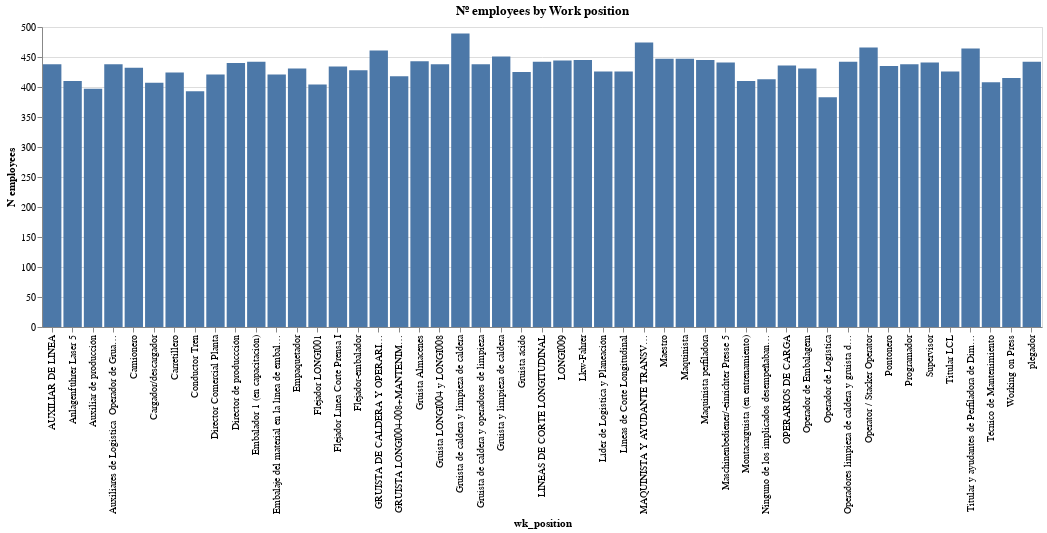

Notebook code for this chart:
### Markdown cell above
On the chart below we can see the work position are pretty uniform in relation to the nº of employees.

### Code cell
alt.Chart(n_employees, title="Nº employees by Work position").mark_bar().encode( 
    y = 'N employees',
    x ='wk_position',
     ).properties(
    width=1000,
    height=300
)

### Figure 1 — Vega-Lite specification as saved in the notebook (floating-point values rounded to 4 significant figures)
{"config": {"view": {"continuousWidth": 400, "continuousHeight": 300}}, "data": {"name": "data-a9e0c9910afc5da8505163abd05795fc"}, "mark": "bar", "encoding": {"x": {"type": "nominal", "field": "wk_position"}, "y": {"type": "quantitative", "field": "N employees"}}, "height": 300, "title": "Nº employees by Work position", "width": 1000, "$schema": "https://vega.github.io/schema/vega-lite/v4.8.1.json", "datasets": {"data-a9e0c9910afc5da8505163abd05795fc": [{"wk_position": "Gruista de caldera y limpieza de caldera", "N employees": 489, "Training hours": 398300.0}, {"wk_position": "MAQUINISTA Y AYUDANTE TRANSVERSAL 4", "N employees": 474, "Training hours": 435500.0}, {"wk_position": "Operator / Stacker Operator", "N employees": 466, "Training hours": 426300.0}, {"wk_position": "Titular y ayudantes de Perfiladora de Dimeco Perfi012", "N employees": 464, "Training hours": 402700.0}, {"wk_position": "GRUISTA DE CALDERA Y OPERARIOS DE LIMPIEZA", "N employees": 461, "Training hours": 423500.0}, {"wk_position": "Gruista y limpieza de caldera", "N employees": 451, "Training hours": 385400.0}, {"wk_position": "Maquinista", "N employees": 447, "Training hours": 399900.0}, {"wk_position": "Maestro", "N employees": 447, "Training hours": 388300.0}, {"wk_position": "Maquinista perfiladora", "N employees": 445, "Training hours": 377200.0}, {"wk_position": "Lkw-Fahrer", "N employees": 445, "Training hours": 372100.0}, {"wk_position": "LONGI009", "N employees": 444, "Training hours": 376500.0}, {"wk_position": "Gruista Almacenes", "N employees": 443, "Training hours": 392800.0}, {"wk_position": "LINEAS DE CORTE LONGITUDINAL", "N employees": 442, "Training hours": 367700.0}, {"wk_position": "Operadores limpieza de caldera y gruista de caldera", "N employees": 442, "Training hours": 407100.0}, {"wk_position": "plegador", "N employees": 442, "Training hours": 394600.0}, {"wk_position": "Embalador 1 (en capacitación)", "N employees": 442, "Training hours": 408800.0}, {"wk_position": "Supervisor", "N employees": 441, "Training hours": 393900.0}, {"wk_position": "Maschinenbediener/-einrichter Presse 5", "N employees": 441, "Training hours": 415700.0}, {"wk_position": "Director de produccción", "N employees": 440, "Training hours": 366400.0}, {"wk_position": "AUXILIAR DE LINEA", "N employees": 438, "Training hours": 397600.0}, {"wk_position": "Programador", "N employees": 438, "Training hours": 371100.0}, {"wk_position": "Gruista LONGI004 y LONGI008", "N employees": 438, "Training hours": 391900.0}, {"wk_position": "Gruista de caldera y operadores de limpieza", "N employees": 438, "Training hours": 386700.0}, {"wk_position": "Auxiliares de Logistica\r\nOperador de Grua Telescopica", "N employees": 438, "Training hours": 378100.0}, {"wk_position": "OPERARIOS DE CARGA", "N employees": 436, "Training hours": 312400.0}, {"wk_position": "Pontonero", "N employees": 435, "Training hours": 376500.0}, {"wk_position": "Flejador Línea Corte Prensa I", "N employees": 434, "Training hours": 366900.0}, {"wk_position": "Camionero", "N employees": 432, "Training hours": 360200.0}, {"wk_position": "Empaquetador", "N employees": 431, "Training hours": 355100.0}, {"wk_position": "Operador de Embalagem", "N employees": 431, "Training hours": 392700.0}, {"wk_position": "Flejador-embalador", "N employees": 428, "Training hours": 361000.0}, {"wk_position": "Líneas de Corte Longitudinal", "N employees": 426, "Training hours": 377900.0}, {"wk_position": "Titular LCL", "N employees": 426, "Training hours": 361500.0}, {"wk_position": "Líder de Logistica y Planeación", "N employees": 426, "Training hours": 369100.0}, {"wk_position": "Gruista ácido", "N employees": 425, "Training hours": 380800.0}, {"wk_position": "Carretillero", "N employees": 424, "Training hours": 366900.0}, {"wk_position": "Embalaje del material en la línea de embalaje, cliente: Hydrapres S.A", "N employees": 421, "Training hours": 346600.0}, {"wk_position": "Director Comercial Planta", "N employees": 421, "Training hours": 381500.0}, {"wk_position": "GRUISTA LONGI004-008+MANTENIMIENTO+MAQUINISTA LONGI008", "N employees": 418, "Training hours": 402000.0}, {"wk_position": "Working on Press", "N employees": 415, "Training hours": 351100.0}, {"wk_position": "Ninguno de los implicados desempeñaban funciones habituales en la línea donde se produjo el incidente.", "N employees": 413, "Training hours": 363300.0}, {"wk_position": "Montacarguista (en entrenamiento)", "N employees": 410, "Training hours": 379600.0}, {"wk_position": "Anlagenführer Laser 5", "N employees": 410, "Training hours": 335600.0}, {"wk_position": "Técnico de Mantenimiento", "N employees": 408, "Training hours": 361700.0}, {"wk_position": "Cargador/descargador", "N employees": 407, "Training hours": 343600.0}, {"wk_position": "Flejador LONGI001", "N employees": 404, "Training hours": 351700.0}, {"wk_position": "Auxiliar de producción", "N employees": 397, "Training hours": 335000.0}, {"wk_position": "Conductor Tren", "N employees": 393, "Training hours": 374200.0}, {"wk_position": "Operador de Logística", "N employees": 383, "Training hours": 345400.0}]}}
